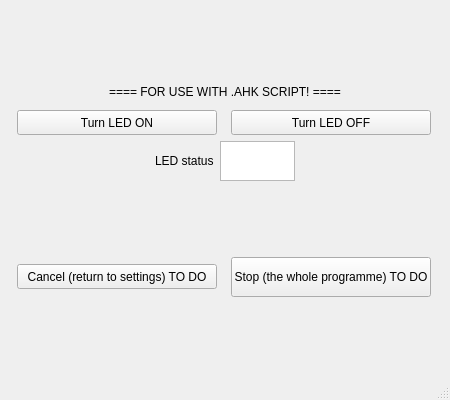
<?xml version="1.0" encoding="UTF-8"?>
<ui version="4.0">
 <class>MainWindow</class>
 <widget class="QMainWindow" name="MainWindow">
  <property name="geometry">
   <rect>
    <x>0</x>
    <y>0</y>
    <width>450</width>
    <height>400</height>
   </rect>
  </property>
  <property name="sizePolicy">
   <sizepolicy hsizetype="Fixed" vsizetype="Fixed">
    <horstretch>0</horstretch>
    <verstretch>0</verstretch>
   </sizepolicy>
  </property>
  <property name="minimumSize">
   <size>
    <width>450</width>
    <height>400</height>
   </size>
  </property>
  <property name="maximumSize">
   <size>
    <width>450</width>
    <height>400</height>
   </size>
  </property>
  <property name="windowTitle">
   <string>IrrKin</string>
  </property>
  <widget class="QWidget" name="centralwidget">
   <layout class="QGridLayout" name="gridLayout">
    <item row="0" column="0">
     <layout class="QVBoxLayout" name="verticalLayout">
      <item alignment="Qt::AlignHCenter">
       <widget class="QLabel" name="label_0">
        <property name="maximumSize">
         <size>
          <width>350</width>
          <height>25</height>
         </size>
        </property>
        <property name="text">
         <string>==== FOR USE WITH .AHK SCRIPT! ====</string>
        </property>
       </widget>
      </item>
      <item>
       <layout class="QHBoxLayout" name="horizontalLayout">
        <item>
         <widget class="QPushButton" name="pushButton_LED_ON">
          <property name="sizePolicy">
           <sizepolicy hsizetype="Expanding" vsizetype="Fixed">
            <horstretch>0</horstretch>
            <verstretch>0</verstretch>
           </sizepolicy>
          </property>
          <property name="maximumSize">
           <size>
            <width>200</width>
            <height>25</height>
           </size>
          </property>
          <property name="text">
           <string>Turn LED ON</string>
          </property>
         </widget>
        </item>
        <item>
         <widget class="QPushButton" name="pushButton_LED_OFF">
          <property name="sizePolicy">
           <sizepolicy hsizetype="Expanding" vsizetype="Fixed">
            <horstretch>0</horstretch>
            <verstretch>0</verstretch>
           </sizepolicy>
          </property>
          <property name="maximumSize">
           <size>
            <width>200</width>
            <height>25</height>
           </size>
          </property>
          <property name="text">
           <string>Turn LED OFF</string>
          </property>
         </widget>
        </item>
       </layout>
      </item>
      <item>
       <layout class="QHBoxLayout" name="horizontalLayout_2">
        <item>
         <spacer name="horizontalSpacer">
          <property name="orientation">
           <enum>Qt::Horizontal</enum>
          </property>
          <property name="sizeHint" stdset="0">
           <size>
            <width>40</width>
            <height>20</height>
           </size>
          </property>
         </spacer>
        </item>
        <item alignment="Qt::AlignRight">
         <widget class="QLabel" name="label_1">
          <property name="maximumSize">
           <size>
            <width>125</width>
            <height>25</height>
           </size>
          </property>
          <property name="text">
           <string>LED status</string>
          </property>
         </widget>
        </item>
        <item>
         <widget class="QTextEdit" name="textEdit_LEDstatus">
          <property name="maximumSize">
           <size>
            <width>75</width>
            <height>40</height>
           </size>
          </property>
          <property name="readOnly">
           <bool>true</bool>
          </property>
         </widget>
        </item>
        <item>
         <spacer name="horizontalSpacer_2">
          <property name="orientation">
           <enum>Qt::Horizontal</enum>
          </property>
          <property name="sizeHint" stdset="0">
           <size>
            <width>40</width>
            <height>20</height>
           </size>
          </property>
         </spacer>
        </item>
       </layout>
      </item>
     </layout>
    </item>
    <item row="1" column="0">
     <layout class="QHBoxLayout" name="horizontalLayout_3">
      <item>
       <widget class="QPushButton" name="pushButton_Cancel">
        <property name="maximumSize">
         <size>
          <width>200</width>
          <height>25</height>
         </size>
        </property>
        <property name="text">
         <string>Cancel (return to settings) TO DO</string>
        </property>
       </widget>
      </item>
      <item>
       <widget class="QPushButton" name="pushButton_Stop">
        <property name="maximumSize">
         <size>
          <width>200</width>
          <height>40</height>
         </size>
        </property>
        <property name="text">
         <string>Stop (the whole programme) TO DO</string>
        </property>
       </widget>
      </item>
     </layout>
    </item>
   </layout>
  </widget>
  <widget class="QMenuBar" name="menubar">
   <property name="geometry">
    <rect>
     <x>0</x>
     <y>0</y>
     <width>450</width>
     <height>22</height>
    </rect>
   </property>
  </widget>
  <widget class="QStatusBar" name="statusbar"/>
 </widget>
 <resources/>
 <connections/>
</ui>
